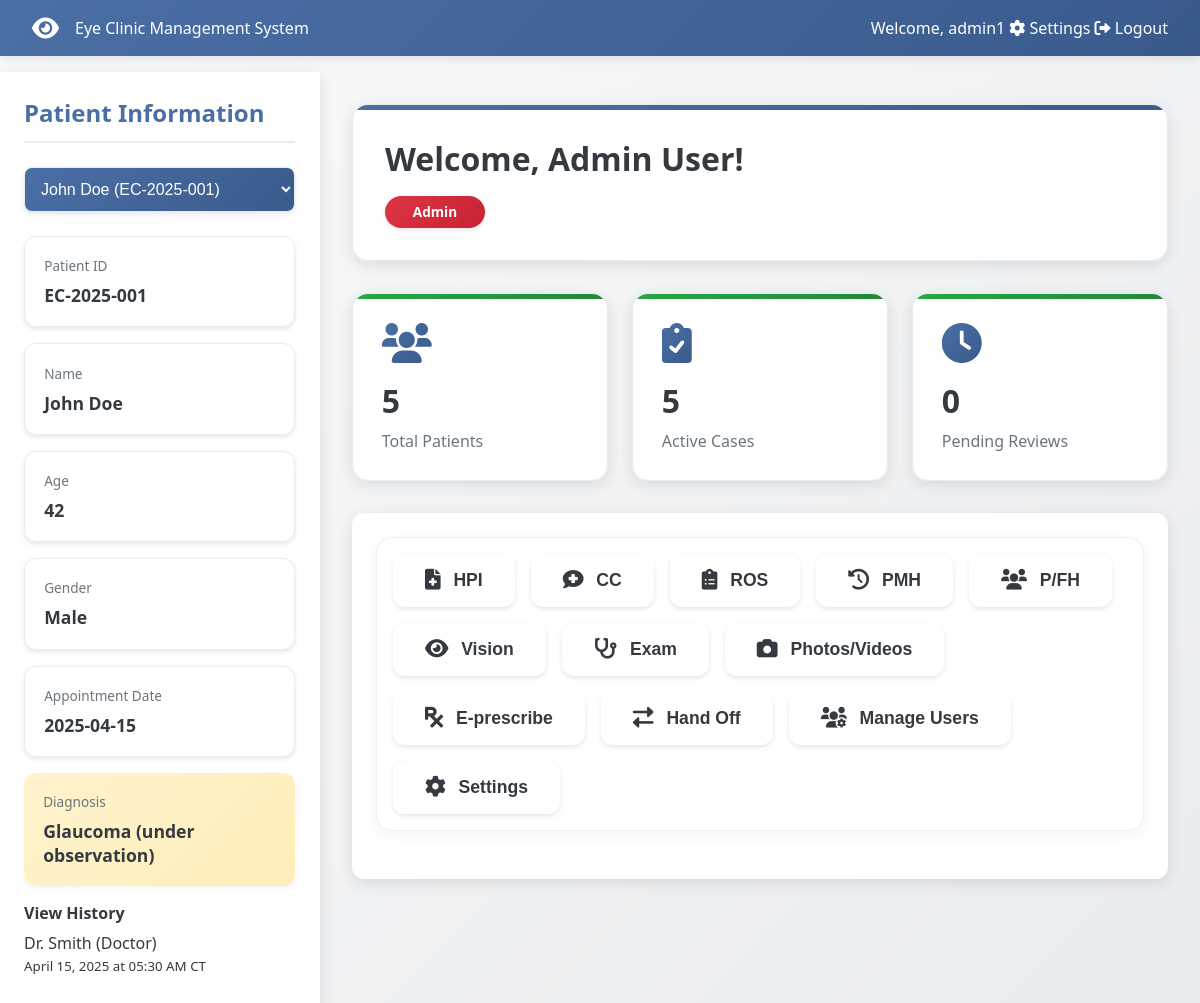
The page /dashboard (signed in) on the database its author committed.
### models.py (models this page shows, shortened)
class User(db.Model):
    id = db.Column(db.Integer, primary_key=True)
    username = db.Column(db.String(80), unique=True, nullable=False)
    email = db.Column(db.String(120), unique=True, nullable=False)
    password_hash = db.Column(db.String(120), nullable=False)
    role = db.Column(db.String(80), nullable=False)
    name = db.Column(db.String(120))
    status = db.Column(db.String(20), default='active')
    last_login = db.Column(db.DateTime, default=lambda: datetime.now(timezone.utc))
    custom_permissions = db.Column(db.String(500))  # Store tab permissions as comma-separated string
    created_at = db.Column(db.DateTime, default=lambda: datetime.now(timezone.utc))
    updated_at = db.Column(db.DateTime, default=lambda: datetime.now(timezone.utc), onupdate=lambda: datetime.now(timezone.utc))
    def get_custom_permissions(self):
        if self.custom_permissions:
            return self.custom_permissions.split(',')
        return []
    def to_dict(self):
        return {
            'id': self.id,
            'username': self.username,
            'role': self.role,
            'name': self.name,
            'status': self.status,
            'last_login': self.last_login.strftime('%Y-%m-%dT%H:%M:%S.%f') if self.last_login else None,
            'custom_permissions': self.get_custom_permissions(),
            'created_at': self.created_at.isoformat() if self.created_at else None,
            'updated_at': self.updated_at.isoformat() if self.updated_at else None
        }

class Patient(db.Model):
    id = db.Column(db.String(20), primary_key=True)
    name = db.Column(db.String(100), nullable=False)
    age = db.Column(db.Integer)
    gender = db.Column(db.String(10))
    appointment_date = db.Column(db.Date)
    diagnosis = db.Column(db.Text)
    created_at = db.Column(db.DateTime, default=datetime.utcnow)
    updated_at = db.Column(db.DateTime, default=datetime.utcnow, onupdate=datetime.utcnow)
    views = db.relationship('PatientView', backref='patient', lazy='dynamic', order_by='PatientView.viewed_at.desc()')
    def to_dict(self):
        all_views = [view.to_dict() for view in self.views.all()]
        return {
            'id': self.id,
            'name': self.name,
            'age': self.age,
            'gender': self.gender,
            'appointment_date': self.appointment_date.isoformat() if self.appointment_date else None,
            'diagnosis': self.diagnosis,
            'created_at': self.created_at.isoformat() if self.created_at else None,
            'updated_at': self.updated_at.isoformat() if self.updated_at else None,
            'views': all_views,
            'last_view': all_views[0] if all_views else None
        }

### app.py (the view)
@app.route('/dashboard')
@login_required
def dashboard():
    role = session['role']
    user = User.query.filter_by(username=session['username']).first()
    custom_permissions = user.get_custom_permissions() if user else []
    accessible_tabs = {}
    if custom_permissions:
        for tab in TAB_PERMISSIONS.keys():
            accessible_tabs[tab] = tab in custom_permissions
    else:
        for tab in TAB_PERMISSIONS.keys():
            accessible_tabs[tab] = role in TAB_PERMISSIONS[tab]
    role_stats = {
        'Admin': {
            'total_patients': Patient.query.count(),
            'active_cases': Patient.query.filter(Patient.diagnosis.isnot(None)).count(),
            'pending_reviews': Patient.query.filter(Patient.diagnosis.is_(None)).count()
        },
        'Doctor': {
            'patients_today': Patient.query.filter_by(appointment_date=datetime.now().date()).count(),
            'pending_reports': Patient.query.filter(Patient.diagnosis.is_(None)).count(),
            'prescriptions': 8  # This would come from a prescriptions table in a real app
        },
        'Nurse': {
            'assigned_patients': Patient.query.count(),
            'vitals_pending': 3,  # This would come from a vitals table in a real app
            'follow_ups': 4  # This would come from a follow-ups table in a real app
        },
        'Intern': {
            'observed_cases': 10,  # This would come from a cases table in a real app
            'assisted_cases': 5,
            'study_hours': 15
        },
        'Receptionist': {
            'appointments_today': Patient.query.filter_by(appointment_date=datetime.now().date()).count(),
            'check_ins': 15,  # This would come from a check-ins table in a real app
            'pending_calls': 4  # This would come from a calls table in a real app
        },
        'Pharmacist': {
            'prescriptions_pending': 12,  # This would come from a prescriptions table in a real app
            'completed_orders': 35,
            'inventory_alerts': 3
        }
    }
    can_view_patient_info = role in PATIENT_INFO_ACCESS
    current_patient = None
    if can_view_patient_info:
        current_patient = Patient.query.get(session.get('selected_patient_id'))
        if not current_patient:
            current_patient = Patient.query.first()
            if current_patient:
                session['selected_patient_id'] = current_patient.id
    all_users = User.query.all()
    received_handoffs = HandOff.query.filter_by(
        to_user_id=user.id,
        is_acknowledged=False
    ).order_by(HandOff.created_at.desc()).all()
    return render_template('dashboard.html',
                         username=session['username'],
                         name=user.name,
                         role=role,
                         current_user=user,
                         tabs=accessible_tabs,
                         stats=role_stats[role],
                         can_view_patient_info=can_view_patient_info,
                         patient_data=current_patient.to_dict() if current_patient else None,
                         all_patients=[p.to_dict() for p in Patient.query.all()] if can_view_patient_info else None,
                         users=[u.to_dict() for u in all_users],
                         received_handoffs=[h.to_dict() for h in received_handoffs])

### app.py (called while the page is built)
def login_required(f):
    @wraps(f)
    def decorated_function(*args, **kwargs):
        if 'username' not in session:
            flash('Please log in first.')
            return redirect(url_for('login'))
        return f(*args, **kwargs)
    return decorated_function

### models.py (called while the page is built)
    def to_dict(self):
        central = pytz.timezone('America/Chicago')
        viewed_at_ct = self.viewed_at.replace(tzinfo=timezone.utc).astimezone(central)
        return {
            'id': self.id,
            'patient_id': self.patient_id,
            'user_id': self.user_id,
            'user_name': self.user.name,
            'user_role': self.user.role,
            'viewed_at': viewed_at_ct.strftime('%B %d, %Y at %I:%M %p CT')
        }

### templates/dashboard.html (shortened to what this page needs)
<!DOCTYPE html>
<html lang="en">
<head>
    <link rel="stylesheet" href="https://cdnjs.cloudflare.com/ajax/libs/font-awesome/6.0.0/css/all.min.css">
</head>
<body>
    <nav class="navbar">
        <div class="navbar-brand">
            <i class="fas fa-eye"></i>
            <span>Eye Clinic Management System</span>
        </div>
        <div class="navbar-right">
            <span>Welcome, {{ username }}</span>
            <a href="#" class="nav-button" onclick="showTab('Settings')">
                <i class="fas fa-cog"></i>
                Settings
            </a>
            <a href="{{ url_for('logout') }}" class="nav-button">
                <i class="fas fa-sign-out-alt"></i>
                Logout
            </a>
        </div>
    </nav>
    <div class="main-content">
        {% if can_view_patient_info %}
        <div class="patient-sidebar">
            <div class="patient-info">
                <h2>Patient Information</h2>
                <div class="patient-selector" style="margin-bottom: 1.5rem;">
                    <select id="patient-select" class="form-control" onchange="selectPatient(this.value)" style="width: 100%; padding: 0.75rem; border: 1px solid var(--border-color); border-radius: 8px; background-color: white; font-size: 1rem;">
                    {% for patient in all_patients %}
                        <option value="{{ patient.id }}" {% if patient.id == patient_data.id %}selected{% endif %}>
                            {{ patient.name }} ({{ patient.id }})
                        </option>
                    {% endfor %}
                </select>
            </div>
                {% if patient_data %}
                <div class="info-group">
                    <div class="info-label">Patient ID</div>
                    <div class="info-value">{{ patient_data.id }}</div>
                </div>
                <div class="info-group">
                    <div class="info-label">Name</div>
                    <div class="info-value">{{ patient_data.name }}</div>
                </div>
                <div class="info-group">
                    <div class="info-label">Age</div>
                    <div class="info-value">{{ patient_data.age }}</div>
                </div>
                <div class="info-group">
                    <div class="info-label">Gender</div>
                    <div class="info-value">{{ patient_data.gender }}</div>
                </div>
                <div class="info-group">
                    <div class="info-label">Appointment Date</div>
                    <div class="info-value">{{ patient_data.appointment_date }}</div>
                </div>
                <div class="diagnosis">
                    <div class="info-label">Diagnosis</div>
                    <div class="info-value">{{ patient_data.diagnosis }}</div>
                </div>
                {% if patient_data.views %}
                <div class="view-history">
                    <h4>View History</h4>
                    <div class="view-list">
                        {% for view in patient_data.views %}
                        <div class="view-item">
                            <span class="text-primary">{{ view.user_name }}</span>
                            <span class="text-muted">({{ view.user_role }})</span>
                            <br>
                            <small class="text-muted">{{ view.viewed_at }}</small>
                        </div>
                        {% endfor %}
                    </div>
                </div>
                {% endif %}
                {% else %}
                <div class="info-group">
                    <div class="info-value">No patient selected</div>
                </div>
                {% endif %}
            </div>
        </div>
        {% endif %}
        <div class="dashboard-container">
            <div class="welcome-card">
                <h1>Welcome, {{ name }}!</h1>
                <div class="role-badge role-{{ role }}">{{ role }}</div>
            </div>
            {% if role == 'Admin' %}
            <div class="stats-container">
                <div class="stat-card">
                    <i class="fas fa-users stat-icon"></i>
                    <div class="stat-value">{{ stats.total_patients }}</div>
                    <div class="stat-label">Total Patients</div>
            </div>
                <div class="stat-card">
                    <i class="fas fa-clipboard-check stat-icon"></i>
                    <div class="stat-value">{{ stats.active_cases }}</div>
                    <div class="stat-label">Active Cases</div>
                </div>
                <div class="stat-card">
                    <i class="fas fa-clock stat-icon"></i>
                    <div class="stat-value">{{ stats.pending_reviews }}</div>
                    <div class="stat-label">Pending Reviews</div>
                </div>
            </div>
            {% endif %}
            <div class="tabs-container">
                <div class="tab-buttons">
                    {% for tab, has_access in tabs.items() %}
                        {% if has_access %}
                            <button class="tab-button" data-tab="{{ tab|lower|replace('/', '')|replace(' ', '-') }}">
                                {% if tab == 'HPI' %}
                                    <i class="fas fa-file-medical"></i>
                                {% elif tab == 'CC' %}
                                    <i class="fas fa-comment-medical"></i>
                                {% elif tab == 'ROS' %}
                                    <i class="fas fa-clipboard-list"></i>
                                {% elif tab == 'PMH' %}
                                    <i class="fas fa-history"></i>
                                {% elif tab == 'P/FH' %}
                                    <i class="fas fa-users"></i>
                                {% elif tab == 'Vision' %}
                                    <i class="fas fa-eye"></i>
                                {% elif tab == 'Exam' %}
                                    <i class="fas fa-stethoscope"></i>
                                {% elif tab == 'Photos/Videos' %}
                                    <i class="fas fa-camera"></i>
                                {% elif tab == 'E-prescribe' %}
                                    <i class="fas fa-prescription"></i>
                                {% elif tab == 'Hand Off' %}
                                    <i class="fas fa-exchange-alt"></i>
                                {% elif tab == 'Manage Users' %}
                                    <i class="fas fa-users-cog"></i>
                                {% elif tab == 'Settings' %}
                                    <i class="fas fa-cog"></i>
                                {% endif %}
                                {{ tab }}
                            </button>
                        {% endif %}
                    {% endfor %}
                </div>
            </div>
            </div>
        </div>
</body>
</html>

### rows shown on the page
User: username "admin1", name "Admin User", role "Admin"
Patient: id "EC-2025-001", name "John Doe", gender "Male", diagnosis "Glaucoma (under observation)"
User: user_name "Dr. Smith", user_role "Doctor"

### other values the page prints
{{ patient_data.age }} "42"
{{ patient_data.appointment_date }} "2025-04-15"
{{ view.viewed_at }} "April 15, 2025 at 05:30 AM CT"
{{ stats.total_patients }} "5"
{{ stats.active_cases }} "5"
{{ stats.pending_reviews }} "0"
{{ tab }} "HPI" "CC" "ROS" "PMH" "P/FH" "Vision" "Exam" "Photos/Videos" "E-prescribe" "Hand Off" "Manage Users" "Settings"
form field value "John Doe (EC-2025-001)"
